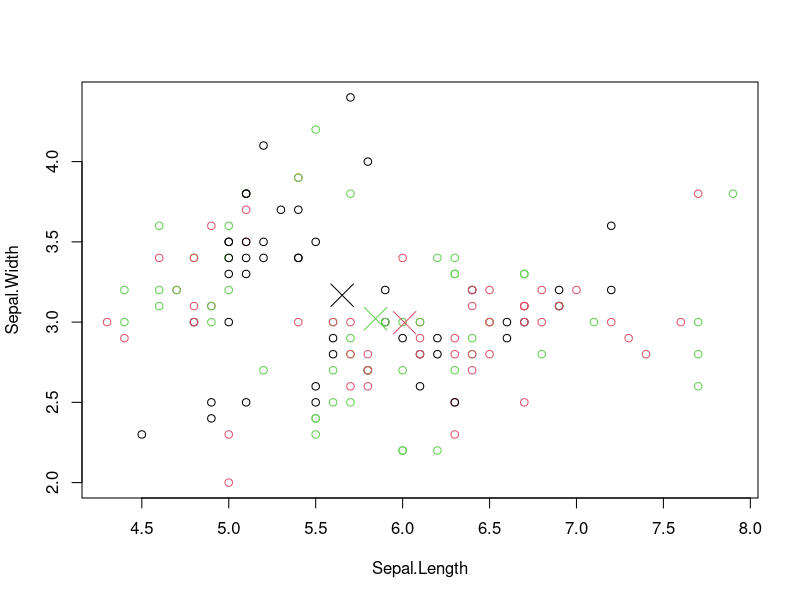
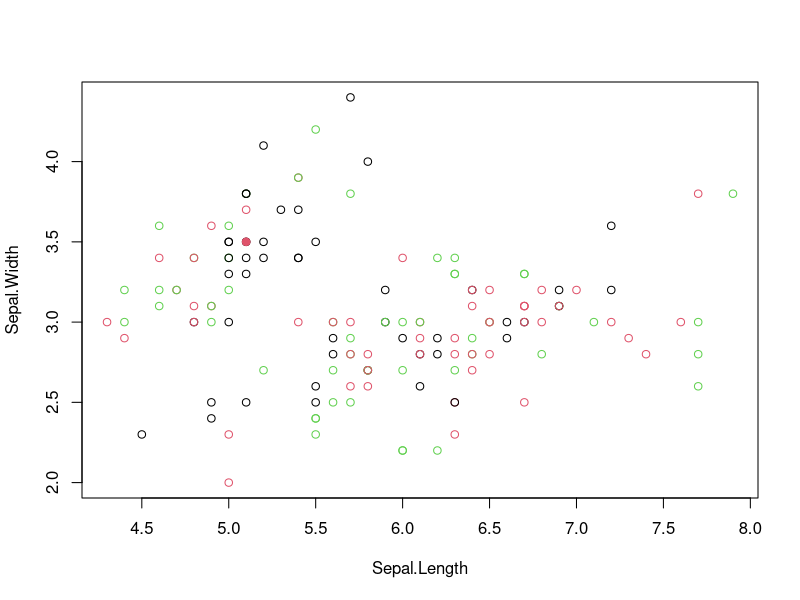
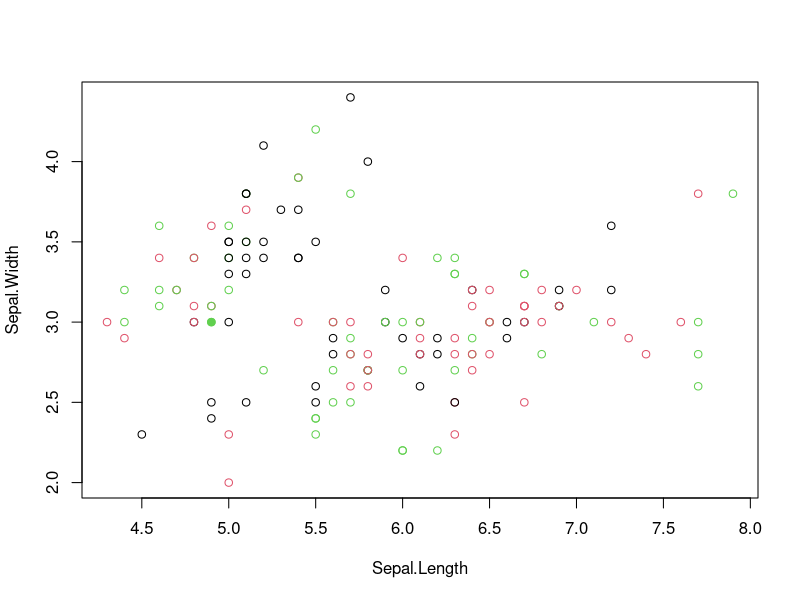
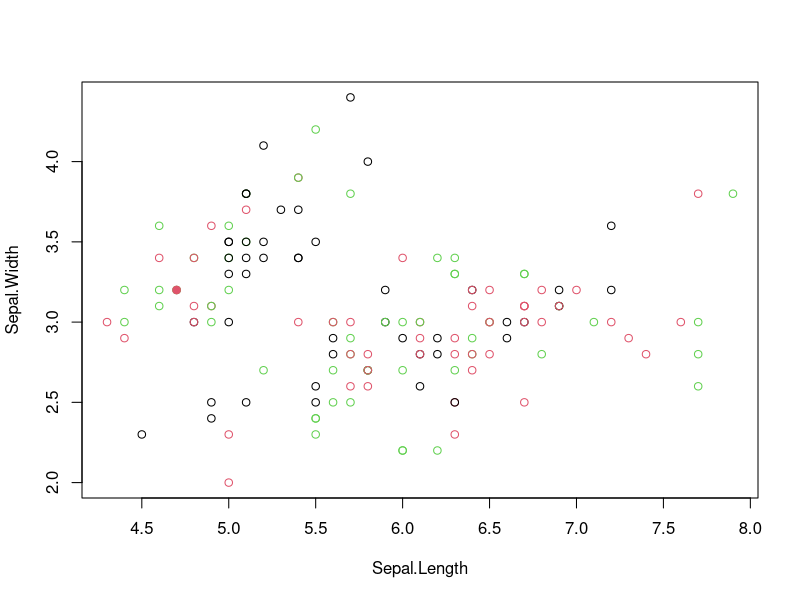
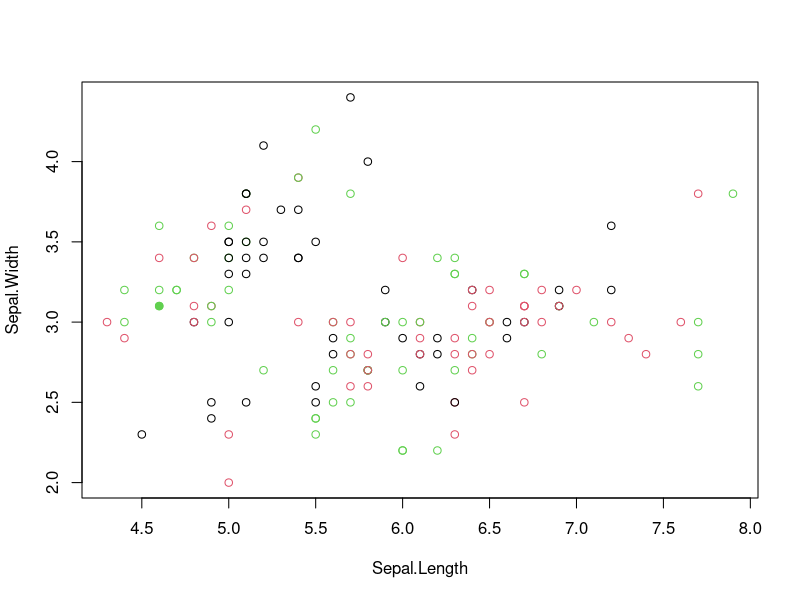
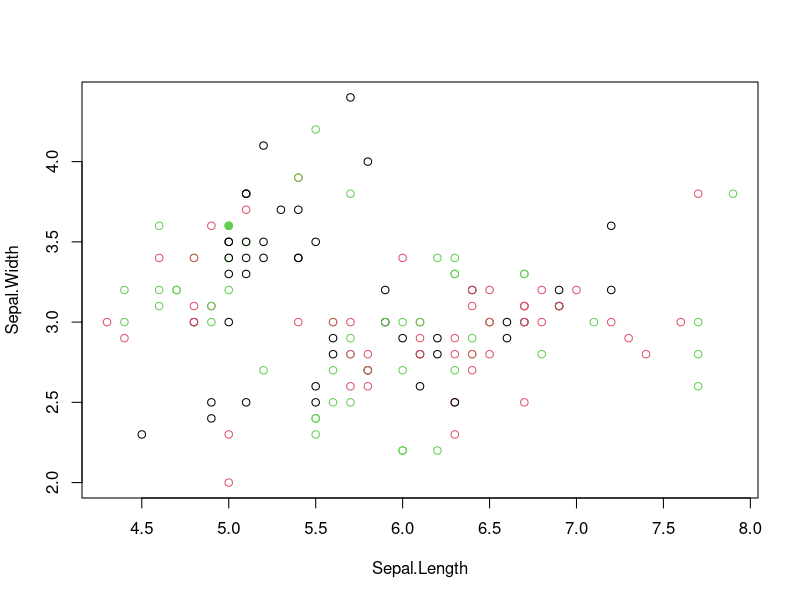
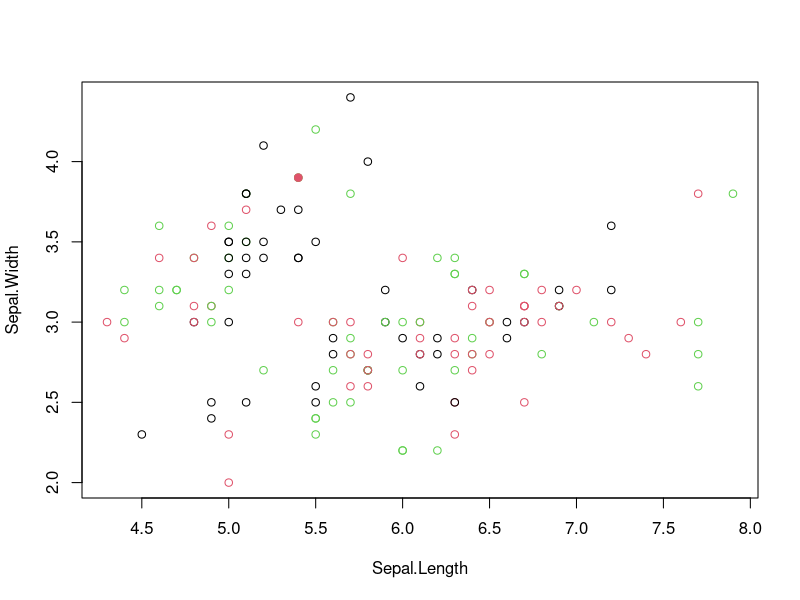
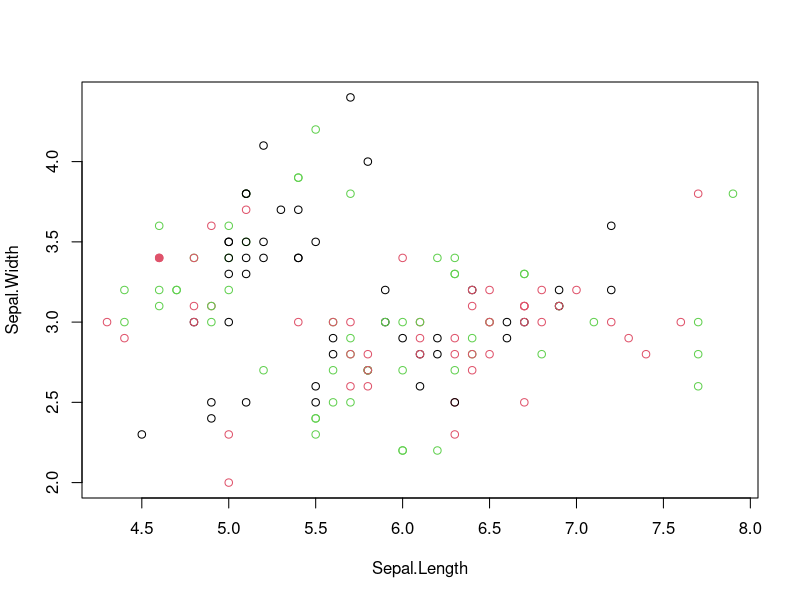

Here is the R script that generated these plots, in order: (Note: this script raises an error after producing the figures.)
hw_kmeans_ani <- function(x, k, colx, coly) {
  
  get_centroids <- function(x, k){
    #split data into clusters
    splitx <- split(x, x$cluster)
    
    #find dimensions of data, initialise centroids & get column names of data
    dimensions <- ncol(x)-1
    centroids <- x[0,]
    columnNames <- colnames(centroids)
    
    #loop through clusters
    for (c in 1:k) {
      clusterCentroids <- c()
      cluster <- data.frame(splitx[c])
      #loop through dimensions
      for (d in 1:dimensions) {
        #get mean of the dimension for the cluster
        clusterCentroids <- append(clusterCentroids,mean(cluster[,d]))
      }
      #add the means of all the dimensions for each cluster
      clusterCentroids <- append(clusterCentroids,c)
      centroids <-rbind(centroids,clusterCentroids)
    }
    #add the column names
    colnames(centroids) <- columnNames
    return(centroids)
  }
  
  get_sum_of_squares <- function (x,k) {
    error <- 0
    
    #split data into clusters
    splitx <- split(x, x$cluster)
    dimensions <- ncol(x)-1
    #loop through clusters
    for (c in 1:k) {
      cluster <- data.frame(splitx[c])
      #loop through dimensions
      for (d in 1:dimensions) {
        ssd <- 0
        for (m in cluster[,d]) {
          ssd <- ssd + ((m-mean(cluster[,d]))^2)
        }
        ssd < ssd/(nrow(cluster[,d])-1)
        #add dimension sse to total
        error <- error + ssd
      }
    }
    print(error)
    return(error)
  }
  
  #Assign points to cluster at random
  cluster <- sample(1:k,nrow(x),replace = TRUE)
  x$cluster <- cluster
  
  #set initial centroids as means of clusters
  centroids <- get_centroids(x,k)
  
  #plot intial clusters and centroids
  plot(x[c(colx,coly)],col=x$cluster)
  points(centroids[c(colx,coly)],col=centroids$cluster,pch=4, cex=3)
  
  #Sys.sleep(2)
  
  while (TRUE) {
    convergence <- TRUE
    #loop through points
    for (r in 1:nrow(x)) {
      p <- x[r,]
      #plot data with point being tested
      plot(x[c(colx,coly)],col=x$cluster)
      points(p[c(colx,coly)],col=p$cluster,pch=19, cex=1)
      
      #get initial cluster to check for convergence 
      initialCluster <- x[r,]$cluster
      testError <- Inf
      
      #check which cluster to reassign to if any
      #loop through clusters
      for (c in 1:k) {
        cat('Testing Row ',r,' in cluster ',c,'\n')
    
        #set cluster of row being tested
        x[r,]$cluster <- c
        
        #calculate centroids for cluster including new point
        testCentroids <- get_centroids(x,k)
        
        #calculate sum of squares for cluster with row
        currentError <- get_sum_of_squares(x,k)
        
        if(currentError < testError) {
          x[r,]$cluster <- c
          newCluster <- c
          testError <- currentError
          centroids <- testCentroids
        }
      }
      
      if (initialCluster != newCluster) {
        convergence = FALSE
      }
    }
    
    if(convergence){
      break
    }
  }
  
  plot(x[c(colx,coly)],col=x$cluster)
  points(centroids[c(colx,coly)],col=centroids$cluster,pch=4, cex=3)
  
  #TODO: Or Randomly Sample Points?
  #point <- x[0,]
  #point <- rbind(point,x[sample(nrow(x), 1),])
  #points(point[c(colx,coly)],col=point$cluster,pch=19, cex=1)
  
}


#iris
newiris <- iris
newiris$Species <- NULL
#newiris

first="Sepal.Length"
second="Sepal.Width"

hw_kmeans_ani(newiris,3, first, second)
